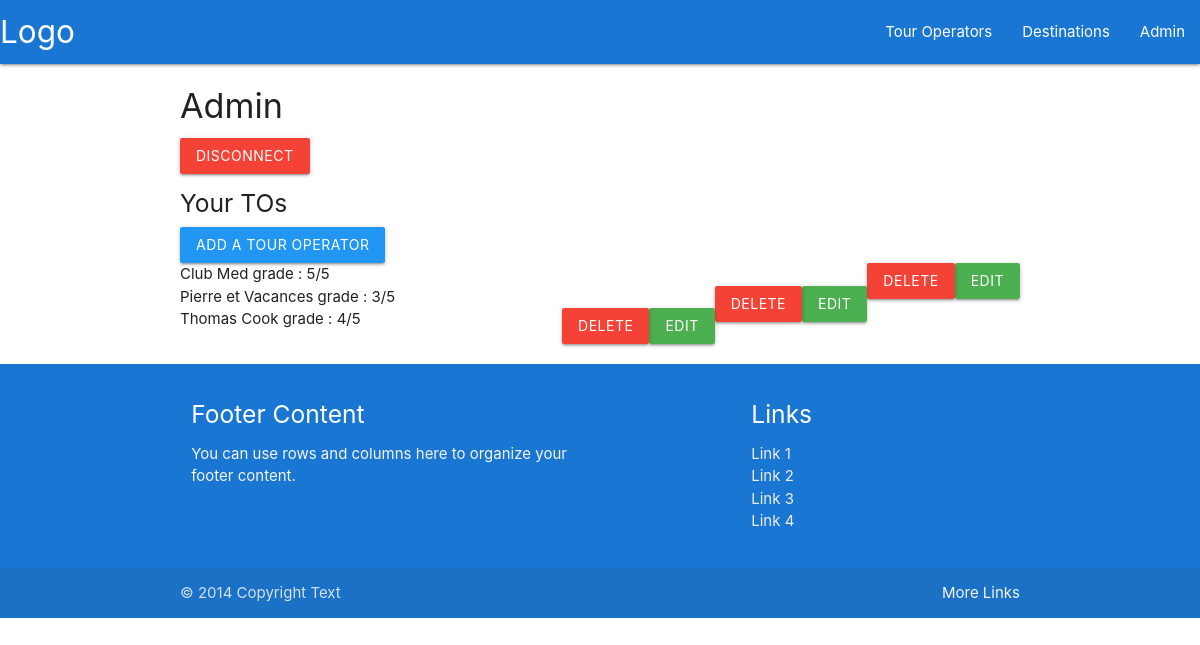
The page /admin.php?id_admin=2 (signed in) on the database its author committed.
### tables this page shows
CREATE TABLE `tour_operators` (
  `id` int(10) NOT NULL,
  `name` varchar(150) NOT NULL,
  `grade` int(2) DEFAULT NULL,
  `link` varchar(255) NOT NULL,
  `is_premium` tinyint(1) NOT NULL DEFAULT 0,
  `id_admin` int(11) NOT NULL
);

### classes/Manager.php (called while the page is built, shortened)
<?php
class Manager
{
  public function __construct()
  {
    $this->bdd = new PDO(
      'mysql:host=127.0.0.1;dbname=ComparOperator;charset=utf8',
      'root',
      '',
      array(PDO::ATTR_ERRMODE => PDO::ERRMODE_EXCEPTION)
    );
  }
}

### admin.php (the view, shortened to what this page needs)
<?php
include './classes/Manager.php';
$manager = new Manager();
$adminWTO = $manager->bdd->prepare('SELECT *, tour_operators.id as id_to FROM tour_operators INNER JOIN admin  ON admin.id = tour_operators.id_admin WHERE admin.id = ?');
$adminWTO->execute(array($_SESSION['id_admin']));
$admins = $adminWTO->fetchAll(PDO::FETCH_ASSOC);
include './partials/nav_connect_admin.php';
include './partials/header.php';
?>
<div class="container">
    <h4>Admin</h4>
    <a href="./logout.php"><button class="btn red">Disconnect</button></a>
    <div class="row">
        <h5>Your TOs</h5>
        <a href="../newTourOperator.php"><button class="btn blue">Add a Tour Operator</button></a><br>
        <div class="card-content">
        <?php foreach($admins as $admin){
            echo $admin['name'].' grade : ';
            echo $admin['grade'].'/5 ';
            echo '<button class="btn green right">Edit</button>';
            echo '<a class="btn red modal-trigger right" href="#modal1">Delete</a>
            <div id="modal1" class="modal">
              <div class="modal-content">
                <h4>Confirm delete ?</h4>
              </div>
              <div class="modal-footer">
                <a href="#!" class="modal-close waves-effect waves-green btn-flat">Confirm</a>
                <a href="#!" class="modal-close waves-effect waves-green btn-flat">Cancel</a>
              </div>
            </div><br>';
          }
        ?>
        </div>
    </div>
</div>
<?php
include './partials/footer.php';

### rows shown on the page
tour_operators: name "Club Med", grade "5"
tour_operators: name "Pierre et Vacances", grade "3"
tour_operators: name "Thomas Cook", grade "4"
